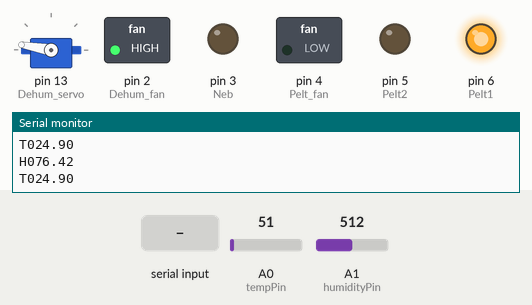
A sketch run on a simulated Arduino Uno, built with avr-gcc and run on an emulated ATmega328P. Shown: servo, switched loads named in the sketch (green lamp = pin HIGH), output pins drawn as LEDs (lit = HIGH), the last lines printed to the serial monitor. The inputs (shaded band) are chosen by the test bench; at power-on: A1 (humidityPin) = 512, A0 (tempPin) = 51.

Above: at 1.2 s.
1.3 s: A1 (humidityPin) set to 197
2.8 s: A1 (humidityPin) set to 187
At 3.3 s:
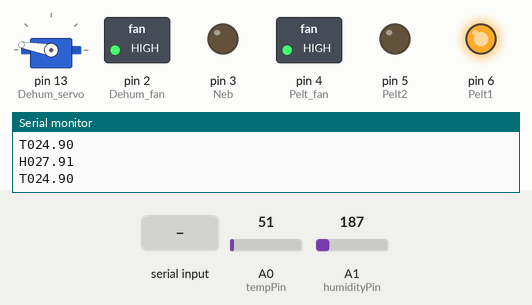
4.3 s: A0 (tempPin) set to 48
5.8 s: A0 (tempPin) set to 42
At 7.0 s:
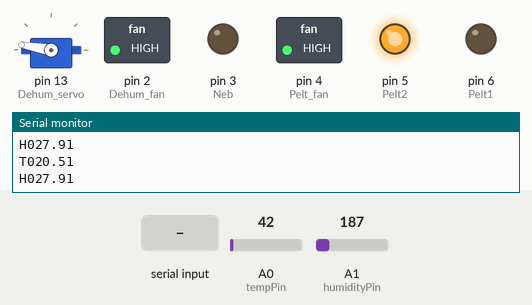
7.3 s: "H90\n" received over Serial
At 7.9 s:
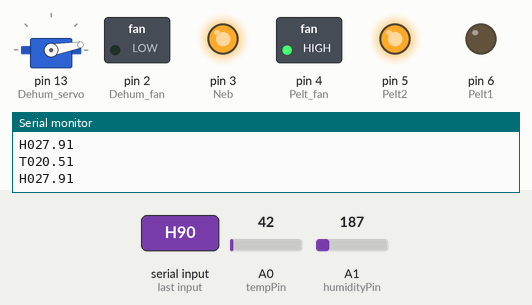
8.8 s: A1 (humidityPin) set to 553
10.3 s: A1 (humidityPin) set to 588
At 10.8 s:
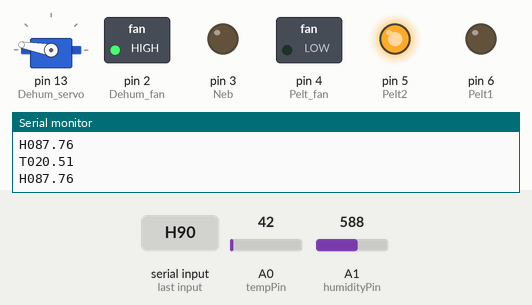
Timing chart, 0 to 12.9 s (numbered marks = the images above; inputs shaded):
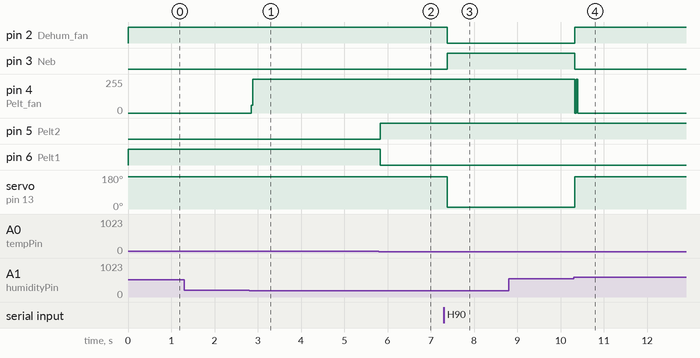

Measured:
- the behaviour switches between 188 and 187 on A1 (humidityPin) (found by bisection; images 0 and 1)
- the behaviour switches between 46 and 45 on A0 (tempPin) (found by bisection; images 1 and 2)
- the behaviour switches between 569 and 570 on A1 (humidityPin) (found by bisection; images 3 and 4)
- after the input at 2.8 s, pin 4 (Pelt_fan): 0/255 → 255/255 at once
- after the input at 5.8 s, pin 5 (Pelt2): LOW → HIGH at once; pin 6 (Pelt1): HIGH → LOW at once
- after the input at 7.3 s, pin 2 (Dehum_fan): HIGH → LOW after 0.08 s; pin 3 (Neb): LOW → HIGH after 0.08 s; servo on pin 13 (Dehum_servo): 170° → 10° after 0.08 s
- after the input at 10.3 s, pin 2 (Dehum_fan): LOW → HIGH at once; pin 3 (Neb): HIGH → LOW at once; pin 4 (Pelt_fan): 255/255 → 0/255 at once; servo on pin 13 (Dehum_servo): 10° → 170° at once

The sketch:

Mini_greenhouse.ino
```cpp
#include <Servo.h>

Servo S;
const int tempPin = A0;
const int humidityPin = A1;

const int Pelt1 = 6;
const int Pelt2 = 5;
const int Neb = 3;
const int Dehum_fan = 2;
const int Pelt_fan = 4;
const int Dehum_servo = 13;

int temp_r1 = 22;
int temp_r2 = 22;

int humi_r1 = 27;
int humi_r2 = 28;
char stream[10];

float Temp_prev[10], Humi_prev[10];
int buff = 5;
void setup() {

  pinMode(tempPin, INPUT);
  pinMode(humidityPin, INPUT);

  pinMode(Pelt1, OUTPUT);
  pinMode(Pelt2, OUTPUT);
  pinMode(Neb, OUTPUT);
  pinMode(Dehum_fan, OUTPUT);
  pinMode(Pelt_fan, OUTPUT);

  S.attach(Dehum_servo);
  S.write(10);

  Serial.begin(9600);
}
int bytes_buffered = 0;
void loop() {

  Buffer();

  double temperature = (5.0 * analogRead(tempPin) * 100.0) / 1024.0;
  double humidity = (analogRead(humidityPin) ) / 6.7;


  /*double temp_tot = 0, humi_tot = 0;
    for (int i = 0; i < buff; i++)
    {
    temp_tot += Temp_prev[i];
    humi_tot += Humi_prev[i];
    Temp_prev[i] = Temp_prev[i + 1];
    Humi_prev[i] = Humi_prev[i + 1];
    }
    Temp_prev[buff] = temperature;
    Humi_prev[buff] = humidity;
    temp_tot += temperature;
    humi_tot += humidity;
    temperature /= buff;
    humidity /= buff;
  */

  //Serial.print("Temp: ");Serial.print(temperature,2);Serial.print(" / ");Serial.print(temp_r1);
  //Serial.print("\tHumi: ");Serial.print(humidity,2);Serial.print(" / ");Serial.println(humi_r1);

  Serial.print("T0"); Serial.println(temperature, 2);
  Serial.print("H0"); Serial.println(humidity, 2);
  if (temperature > temp_r1)
  {
    digitalWrite(Pelt1, 1);
    digitalWrite(Pelt2, 0);
    digitalWrite(Pelt_fan, 1);
  }
  else if (temperature < temp_r1)
  {
    digitalWrite(Pelt1, 0);
    digitalWrite(Pelt2, 1);
    digitalWrite(Pelt_fan, 1);
  }
  else
  {
    digitalWrite(Pelt1, 0);
    digitalWrite(Pelt2, 0);
    digitalWrite(Pelt_fan, 0);
  }
  if (humidity < humi_r1)
  {
    digitalWrite(Neb, 1);
    digitalWrite(Pelt_fan, 1);
    digitalWrite(Dehum_fan, 0);
    S.write(10);
  }
  else if (humidity > humi_r2)
  { digitalWrite(Neb, 0);
    digitalWrite(Pelt_fan, 0);
    digitalWrite(Dehum_fan, 1);
    S.write(170);
  }
}
void Buffer()
{
  if (Serial.available())
  {
    if (Serial.peek() != '\n')
    {
      stream[bytes_buffered++] = Serial.read();
    }
    else
    {
      Serial.read();
      Execute(stream);
      bytes_buffered = 0;
      stream[0] = 0;
    }
  }
}
void Execute(String stream)
{
  //T445
  float val = (stream[1] - '0') * 10 + stream[2] - '0' + ((stream[3]) - '0') * 0.1;
  if (stream[0] == 'T')
    temp_r1 = val;
  else if (stream[0] == 'H')
    humi_r1 = val;
  //Serial.println(stream);
  //Serial.println(val);
}
```
